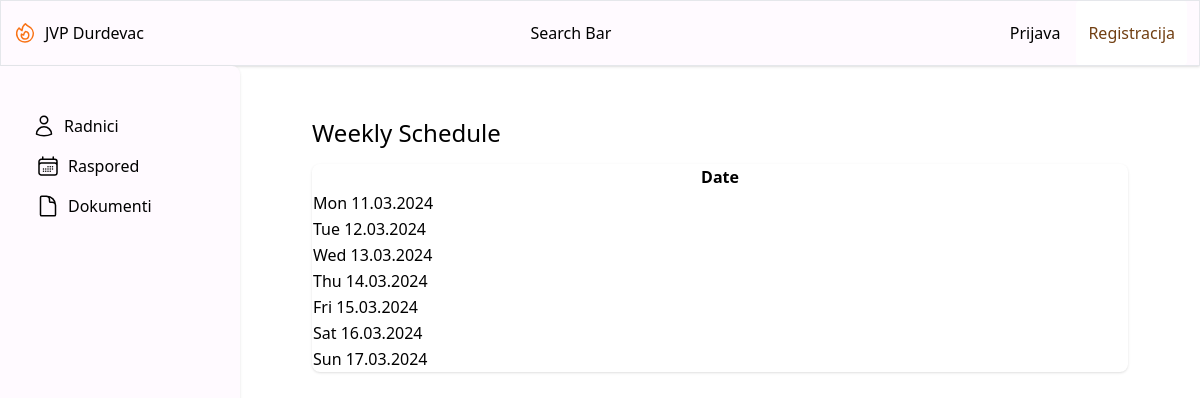
Before: /schedule/ with the older database file.
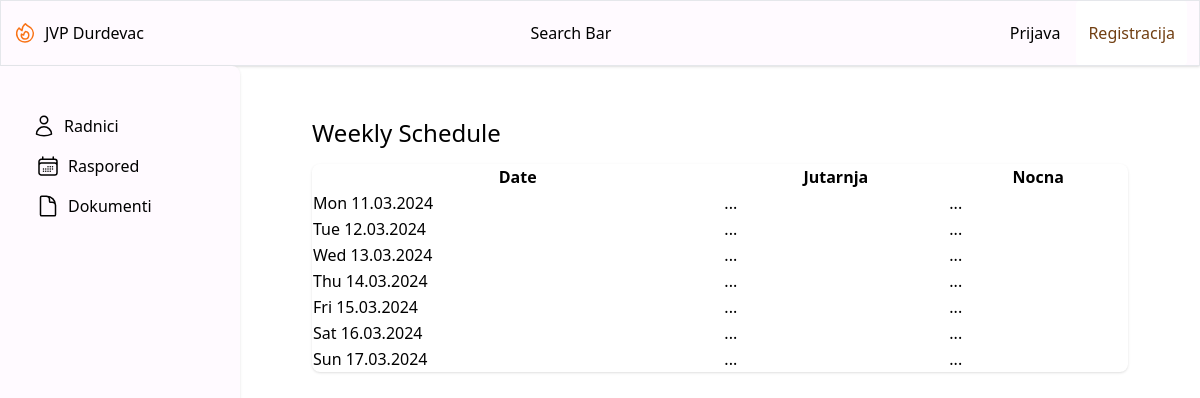
After: the same page with the newer database file.
### scheduler/models.py (models this page shows, shortened)
class ShiftType(models.Model):
    name = models.CharField(max_length=100)
    start_time = models.TimeField(null=True, blank=True)
    end_time = models.TimeField(null=True, blank=True)
    description = models.TextField(blank=True)

### scheduler/views.py (the view)
# urls.py: path('schedule/', schedule_view, name='schedule_view'),
def schedule_view(request):
    start_date = date.today() - timedelta(days=date.today().weekday())  # Adjust as necessary
    week_dates = get_week_dates(start_date)
    schedule = {day: ScheduleEntry.objects.filter(date=day) for day in week_dates}
    shift_types = ShiftType.objects.all()  # Get all shift types from the database
    context = {
        'week_dates': week_dates,
        'schedule': schedule,
        'shift_types': shift_types,  # Pass the shift types to the template
    }
    return render(request, 'scheduler/schedule_grid.html', context)

### scheduler/views.py (called while the page is built)
def get_week_dates(start_date):
    return [start_date + timedelta(days=i) for i in range(7)]

### scheduler/templates/scheduler/schedule_grid.html
{% extends 'base.html' %}
{% block content %}
<div class="container mx-auto px-4 sm:px-8">
  <div class="py-8">
    <div class="flex flex-row mb-1 sm:mb-0 justify-between w-full">
      <h2 class="text-2xl leading-tight">
        Weekly Schedule
      </h2>
    </div>
    <div class="-mx-4 sm:-mx-8 px-4 sm:px-8 py-4 overflow-x-auto">
      <div class="inline-block min-w-full shadow rounded-lg overflow-hidden">
        <table class="min-w-full leading-normal">
            <thead>
                <tr>
                  <th class="...">Date</th>
                  {% for shift_type in shift_types %}
                  <th class="...">{{ shift_type.name }}</th>
                  {% endfor %}
                </tr>
              </thead>
            <tbody>
                {% for day in week_dates %}
                <tr>
                  <td class="...">{{ day|date:"D d.m.Y" }}</td>
                  {% for shift_type in shift_types %}
                  <td class="...">
                    ...
                  </td>
                  {% endfor %}
                </tr>
                {% endfor %}
            </tbody>
        </table>
      </div>
    </div>
  </div>
</div>
{% endblock %}

### scheduler/templates/base.html (shortened to what this page needs)
<!DOCTYPE html>
<html lang="en">
<head>
  {% load static %}
  <link href="{% static 'css/output.css' %}" rel="stylesheet">
</head>
<nav class="bg-beige shadow">
  <div class="mx-auto border">
    <div class="flex justify-between">
      <div class="flex items-center">
        <a href="#" class="flex px-3">
          <span class="bold">JVP Durdevac</span>
        </a>
      </div>
      <div class="flex items-center">
        Search Bar
      </div>
      <div class="hidden md:flex px-3 items-center space-x-1">
        {% if user.is_authenticated %}
          <span>Welcome, {{ user.username }}!</span>
          <form action="{% url 'logout' %}" method="post">
            {% csrf_token %}
            <input type="hidden" name="next" value="{{ request.path }}">
            <button type="submit" class="py-5 px-3">Logout</button>
          </form>
        {% else %}
          <a href="{% url 'login' %}" class="py-5 px-3">Prijava</a>
          <a href="{% url 'register' %}"
            class="py-5 px-3 bg-white hover:bg-red-400 text-yellow-900 rounded transition duration-300">Registracija</a>
        {% endif %}
      </div>
    </div>
  </div>
</nav>
<div class="flex">
  <div class="h-screen w-60 bg-beige shadow rounded-br-md rounded-tr-lg p-6 antialiased">
    <ul class="mt-4">
      <li>
        <a href="#" class="flex items-center gap-2 p-2 text-black rounded-md hover:bg-gray-700">
          Radnici
        </a>
      </li>
      <li>
        <a href="{% url 'schedule_view' %}" class="flex items-center gap-2 rounded-md px-3 py-2 text-black hover:bg-gray-700">
          Raspored
        </a>
      </li>
      <li>
        <a href="#" class="flex items-center gap-2 rounded-md px-3 py-2 text-black hover:bg-gray-700">
          Dokumenti
        </a>
      </li>
    </ul>
  </div>
  <main class="main-content flex-1 px-10 py-5">
    {% block content %}{% endblock %}
  </main>
</div>
</html>

Changed rows visible on the page:
added ShiftType: name "Jutarnja"
added ShiftType: name "Nocna"
